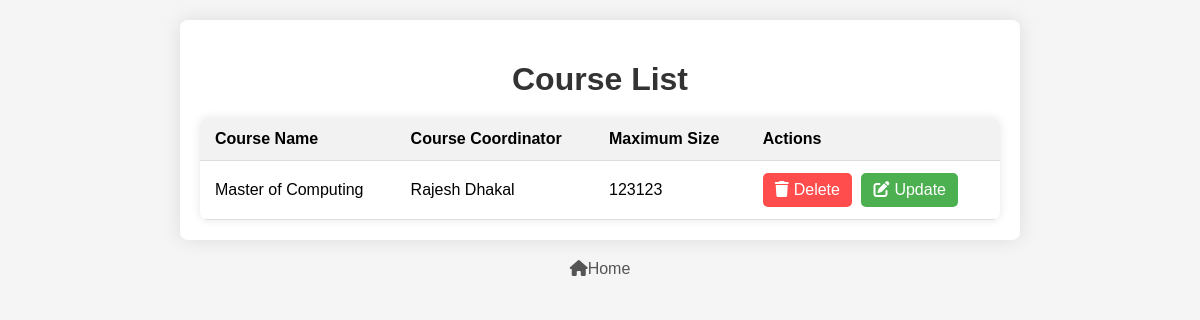
/my_app/courses/, run on an earlier commit of the app's database.
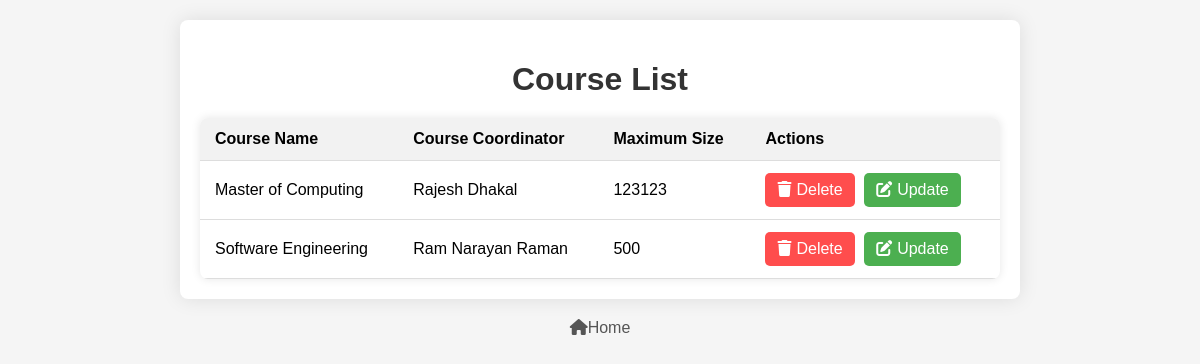
And on a later commit of the database.
### my_app/models.py (models this page shows, shortened)
class Course(models.Model):
    name = models.CharField(max_length=100)
    coordinator = models.CharField(max_length=100)
    max_students = models.PositiveIntegerField()

### my_app/views.py (the view)
# urls.py: path('courses/', views.course_list, name='course_list'),
def course_list(request):
    courses = Course.objects.all()
    return render(request, 'course_list.html', {'courses': courses})

### my_app/templates/course_list.html (shortened to what this page needs)
<!DOCTYPE html>
<html lang="en">
<head>
    <link rel="stylesheet" href="https://cdnjs.cloudflare.com/ajax/libs/font-awesome/6.0.0-beta3/css/all.min.css">
</head>
<body>
    <div class="container">
        <h1>Course List</h1>
        <table>
            <thead>
                <tr>
                    <th>Course Name</th>
                    <th>Course Coordinator</th>
                    <th>Maximum Size</th>
                    <th>Actions</th>
                </tr>
            </thead>
            <tbody>
                {% for course in courses %}
                <tr>
                    <td>{{ course.name }}</td>
                    <td>{{ course.coordinator }}</td>
                    <td>{{ course.max_students }}</td>
                    <td>
                        <a href="{% url 'delete_course' course.pk %}" class="delete-button" onclick="return confirm('Are you sure you want to delete this course?')"><i class="fas fa-trash"></i>Delete</a>
                        <a href="{% url 'update_course' course.pk %}" class="update-button"><i class="fas fa-edit"></i>Update</a>
                    </td>
                </tr>
                {% endfor %}
            </tbody>
        </table>
    </div>
    <footer>
        <a href="{% url 'home' %}"><i class="fas fa-home"></i>Home</a>
    </footer>
</body>
</html>

What changed in the data, as far as the page shows it:
added Course: name "Software Engineering", coordinator "Ram Narayan Raman", max_students "500"
